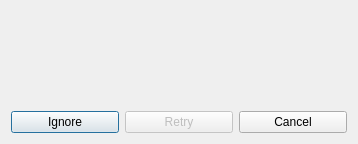
<?xml version="1.0" encoding="UTF-8"?>
<ui version="4.0">
 <class>serviceWindow</class>
 <widget class="QDialog" name="serviceWindow">
  <property name="geometry">
   <rect>
    <x>0</x>
    <y>0</y>
    <width>358</width>
    <height>144</height>
   </rect>
  </property>
  <property name="windowTitle">
   <string>Dialog</string>
  </property>
  <property name="windowIcon">
   <iconset resource="ressources.qrc">
    <normaloff>:/icons/assets/input-keyboard-virtual.png</normaloff>:/icons/assets/input-keyboard-virtual.png</iconset>
  </property>
  <layout class="QVBoxLayout" name="verticalLayout">
   <item alignment="Qt::AlignHCenter">
    <widget class="QLabel" name="mainText">
     <property name="font">
      <font>
       <weight>75</weight>
       <bold>true</bold>
      </font>
     </property>
     <property name="text">
      <string/>
     </property>
    </widget>
   </item>
   <item alignment="Qt::AlignHCenter">
    <widget class="QLabel" name="informativeText">
     <property name="text">
      <string/>
     </property>
    </widget>
   </item>
   <item>
    <layout class="QHBoxLayout" name="horizontalLayout">
     <item>
      <widget class="QPushButton" name="ignoreButton">
       <property name="text">
        <string>Ignore</string>
       </property>
      </widget>
     </item>
     <item>
      <widget class="QPushButton" name="retryButton">
       <property name="enabled">
        <bool>false</bool>
       </property>
       <property name="text">
        <string>Retry</string>
       </property>
       <property name="icon">
        <iconset theme="edit-undo"/>
       </property>
      </widget>
     </item>
     <item>
      <widget class="QPushButton" name="cancelButton">
       <property name="text">
        <string>Cancel</string>
       </property>
       <property name="icon">
        <iconset theme="process-stop"/>
       </property>
      </widget>
     </item>
    </layout>
   </item>
  </layout>
 </widget>
 <resources>
  <include location="ressources.qrc"/>
 </resources>
 <connections/>
</ui>
